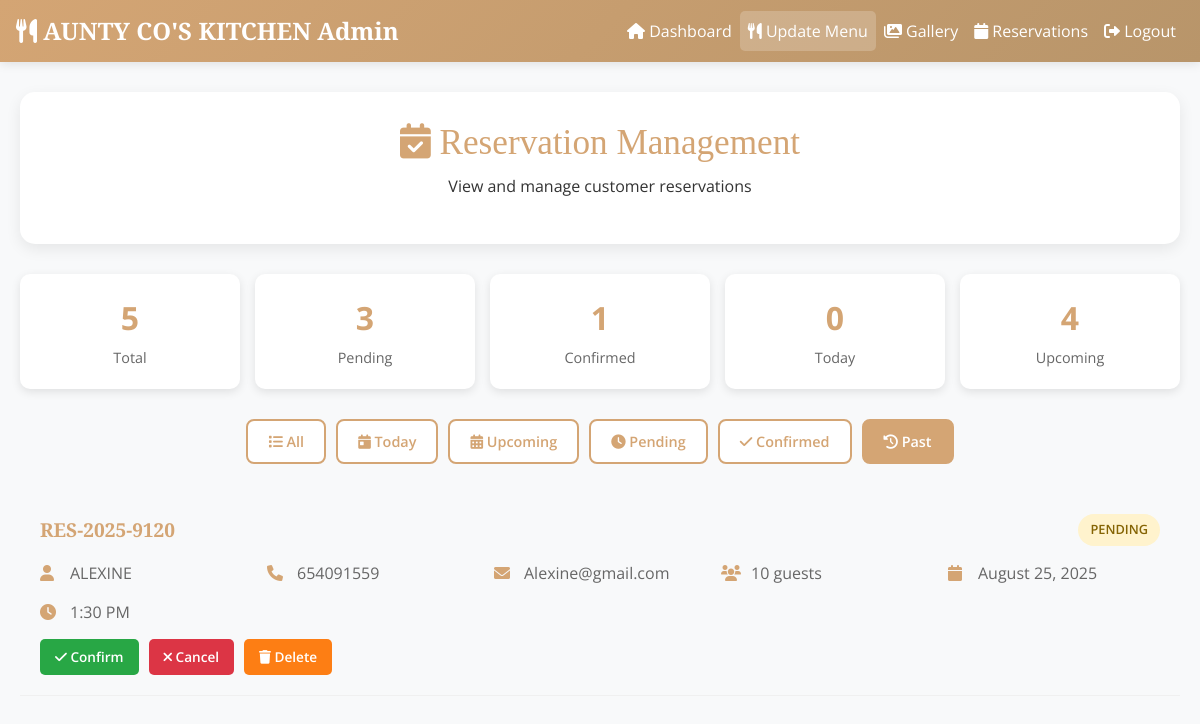
Screenshot of /admin/view_reservations.php?filter=past with the database file from the repository.
### tables this page shows
CREATE TABLE `reservations` (
  `id` int(11) NOT NULL,
  `reservation_id` varchar(20) NOT NULL,
  `name` varchar(100) NOT NULL,
  `email` varchar(150) NOT NULL,
  `phone` varchar(20) NOT NULL,
  `guests` int(11) NOT NULL,
  `reservation_date` date NOT NULL,
  `reservation_time` time NOT NULL,
  `special_requirements` text DEFAULT NULL,
  `special_requests` text DEFAULT NULL,
  `status` enum('pending','confirmed','cancelled','completed') DEFAULT 'pending',
  `created_at` timestamp NOT NULL DEFAULT current_timestamp(),
  `updated_at` timestamp NOT NULL DEFAULT current_timestamp() ON UPDATE current_timestamp()
);

### includes/db.php (called while the page is built, shortened)
<?php
function formatDate($date) {
    return date('F j, Y', strtotime($date));
}
?>

### admin/view_reservations.php (the view, shortened to what this page needs)
<?php
require_once '../includes/db.php';
$filter = $_GET['filter'] ?? 'all';
$whereClause = '';
$params = [];
switch ($filter) {
    case 'past':
        $whereClause = "WHERE DATE(reservation_date) < CURDATE()";
        break;
}
try {
    $sql = "SELECT * FROM reservations $whereClause ORDER BY reservation_date DESC, reservation_time DESC";
    $stmt = $pdo->prepare($sql);
    $stmt->execute($params);
    $reservations = $stmt->fetchAll();
    $statsStmt = $pdo->query("
        SELECT
            COUNT(*) as total,
            SUM(CASE WHEN status = 'pending' THEN 1 ELSE 0 END) as pending,
            SUM(CASE WHEN status = 'confirmed' THEN 1 ELSE 0 END) as confirmed,
            SUM(CASE WHEN DATE(reservation_date) = CURDATE() THEN 1 ELSE 0 END) as today,
            SUM(CASE WHEN DATE(reservation_date) >= CURDATE() THEN 1 ELSE 0 END) as upcoming
        FROM reservations
    ");
    $stats = $statsStmt->fetch();
} catch (PDOException $e) {
    $reservations = [];
    $stats = ['total'=>0,'pending'=>0,'confirmed'=>0,'today'=>0,'upcoming'=>0];
}
?>
<!DOCTYPE html>
<html lang="en">
<head>
<link href="https://cdnjs.cloudflare.com/ajax/libs/font-awesome/6.4.0/css/all.min.css" rel="stylesheet">
<link rel="stylesheet" href="reservation.css">
</head>
<body>
<?php include 'header.php'; ?>
<main class="main-content">
    <div class="page-header">
        <h1><i class="fas fa-calendar-check"></i> Reservation Management</h1>
        <p>View and manage customer reservations</p>
    </div>
    <div class="stats-row">
        <div class="stat-card"><div class="stat-number"><?php echo $stats['total']; ?></div><div class="stat-label">Total</div></div>
        <div class="stat-card"><div class="stat-number"><?php echo $stats['pending']; ?></div><div class="stat-label">Pending</div></div>
        <div class="stat-card"><div class="stat-number"><?php echo $stats['confirmed']; ?></div><div class="stat-label">Confirmed</div></div>
        <div class="stat-card"><div class="stat-number"><?php echo $stats['today']; ?></div><div class="stat-label">Today</div></div>
        <div class="stat-card"><div class="stat-number"><?php echo $stats['upcoming']; ?></div><div class="stat-label">Upcoming</div></div>
    </div>
    <div class="filter-tabs">
        <a href="?filter=all" class="filter-btn <?php echo $filter==='all'?'active':'';?>"><i class="fas fa-list"></i> All</a>
        <a href="?filter=today" class="filter-btn <?php echo $filter==='today'?'active':'';?>"><i class="fas fa-calendar-day"></i> Today</a>
        <a href="?filter=upcoming" class="filter-btn <?php echo $filter==='upcoming'?'active':'';?>"><i class="fas fa-calendar-alt"></i> Upcoming</a>
        <a href="?filter=pending" class="filter-btn <?php echo $filter==='pending'?'active':'';?>"><i class="fas fa-clock"></i> Pending</a>
        <a href="?filter=confirmed" class="filter-btn <?php echo $filter==='confirmed'?'active':'';?>"><i class="fas fa-check"></i> Confirmed</a>
        <a href="?filter=past" class="filter-btn <?php echo $filter==='past'?'active':'';?>"><i class="fas fa-history"></i> Past</a>
    </div>
    <div class="reservations-list">
        <?php if(empty($reservations)): ?>
            <div class="empty-state"><i class="fas fa-calendar-times"></i><p>No reservations found.</p></div>
        <?php else: ?>
            <?php foreach($reservations as $res): ?>
            <div class="reservation-item">
                <div class="reservation-header">
                    <div class="reservation-id"><?php echo htmlspecialchars($res['reservation_id']);?></div>
                    <div class="status-badge status-<?php echo $res['status'];?>"><?php echo ucfirst($res['status']);?></div>
                </div>
                <div class="reservation-details">
                    <div class="detail-item"><i class="fas fa-user"></i> <?php echo htmlspecialchars($res['name']);?></div>
                    <div class="detail-item"><i class="fas fa-phone"></i> <?php echo htmlspecialchars($res['phone']);?></div>
                    <div class="detail-item"><i class="fas fa-envelope"></i> <?php echo htmlspecialchars($res['email']);?></div>
                    <div class="detail-item"><i class="fas fa-users"></i> <?php echo $res['guests'];?> guests</div>
                    <div class="detail-item"><i class="fas fa-calendar"></i> <?php echo formatDate($res['reservation_date']);?></div>
                    <div class="detail-item"><i class="fas fa-clock"></i> <?php echo date('g:i A', strtotime($res['reservation_time']));?></div>
                </div>
                <div class="reservation-actions">
                    <?php if($res['status']==='pending'): ?>
                        <form method="POST" style="display:inline">
                            <button type="submit" name="update_status" class="action-btn btn-confirm"><i class="fas fa-check"></i> Confirm</button>
                        </form>
                        <form method="POST" style="display:inline">
                            <button type="submit" name="update_status" class="action-btn btn-cancel"><i class="fas fa-times"></i> Cancel</button>
                        </form>
                    <?php endif; ?>
                    <button onclick="deleteReservation(<?php echo $res['id'];?>,'<?php echo htmlspecialchars($res['reservation_id']);?>')" class="action-btn btn-delete"><i class="fas fa-trash"></i> Delete</button>
                </div>
            </div>
            <?php endforeach;?>
        <?php endif;?>
    </div>
</main>
</body>
</html>

### admin/reservation.css (style rules this page uses)
* { margin: 0; padding: 0; box-sizing: border-box; }
body { font-family: 'Open Sans', sans-serif; background-color: #f8f9fa; color: #333; line-height: 1.6; }
.main-content { max-width: 1200px; margin: 0 auto; padding: 30px 20px; }
.page-header { background: white; padding: 30px; border-radius: 15px; box-shadow: 0 5px 15px rgba(0,0,0,0.08); margin-bottom: 30px; text-align: center; }
.page-header h1 { font-family: 'Playfair Display', serif; color: #d4a574; font-size: 2.2rem; margin-bottom: 10px; }
.stats-row { display: grid; grid-template-columns: repeat(auto-fit, minmax(150px, 1fr)); gap: 15px; margin-bottom: 30px; }
.stat-card { background: white; padding: 20px; border-radius: 10px; box-shadow: 0 3px 10px rgba(0,0,0,0.1); text-align: center; }
.stat-number { font-size: 2rem; font-weight: 700; color: #d4a574; margin-bottom: 5px; }
.stat-label { color: #666; font-size: 0.9rem; }
.filter-tabs { display: flex; flex-wrap: wrap; gap: 10px; justify-content: center; margin-bottom: 30px; }
.filter-btn { background: white; border: 2px solid #d4a574; color: #d4a574; padding: 10px 20px; text-decoration: none; border-radius: 8px; font-weight: 600; transition: all 0.3s ease; font-size: 0.9rem; }
.filter-btn.active, .filter-btn:hover { background: #d4a574; color: white; }
.reservations-list { max-height: 600px; overflow-y: auto; }
.reservation-item { border-bottom: 1px solid #f0f0f0; padding: 20px; transition: background 0.3s ease; }
.reservation-header { display: flex; justify-content: space-between; align-items: center; margin-bottom: 15px; }
.reservation-id { font-family: 'Playfair Display', serif; font-size: 1.2rem; color: #d4a574; font-weight: 600; }
.status-badge { padding: 6px 12px; border-radius: 20px; font-size: 0.8rem; font-weight: 600; text-transform: uppercase; }
.status-pending { background: #fff3cd; color: #856404; }
.reservation-details { display: grid; grid-template-columns: repeat(auto-fit, minmax(200px, 1fr)); gap: 15px; margin-bottom: 15px; }
.detail-item { display: flex; align-items: center; color: #666; }
.detail-item i { color: #d4a574; width: 20px; margin-right: 10px; }
.reservation-actions { display: flex; gap: 10px; flex-wrap: wrap; }
.action-btn { padding: 8px 15px; border: none; border-radius: 5px; font-size: 0.85rem; font-weight: 600; cursor: pointer; transition: all 0.3s ease; }
.btn-confirm { background: #28a745; color: white; }
.btn-cancel { background: #dc3545; color: white; }
.btn-delete { background: #fd7e14; color: white; }

### admin/header.php (style rules this page uses)
body { font-family: 'Open Sans', sans-serif; background-color: #f8f9fa; color: #333; }

### rows the page displays
reservations: reservation "RES-2025-9120", status "PENDING", name "ALEXINE", phone "654091559", email "Alexine@gmail.com", guests "10", reservation_date "August 25, 2025", reservation_time "1:30 PM"

### other values shown
$stats['total'] "5"
$stats['pending'] "3"
$stats['confirmed'] "1"
$stats['today'] "0"
$stats['upcoming'] "4"
